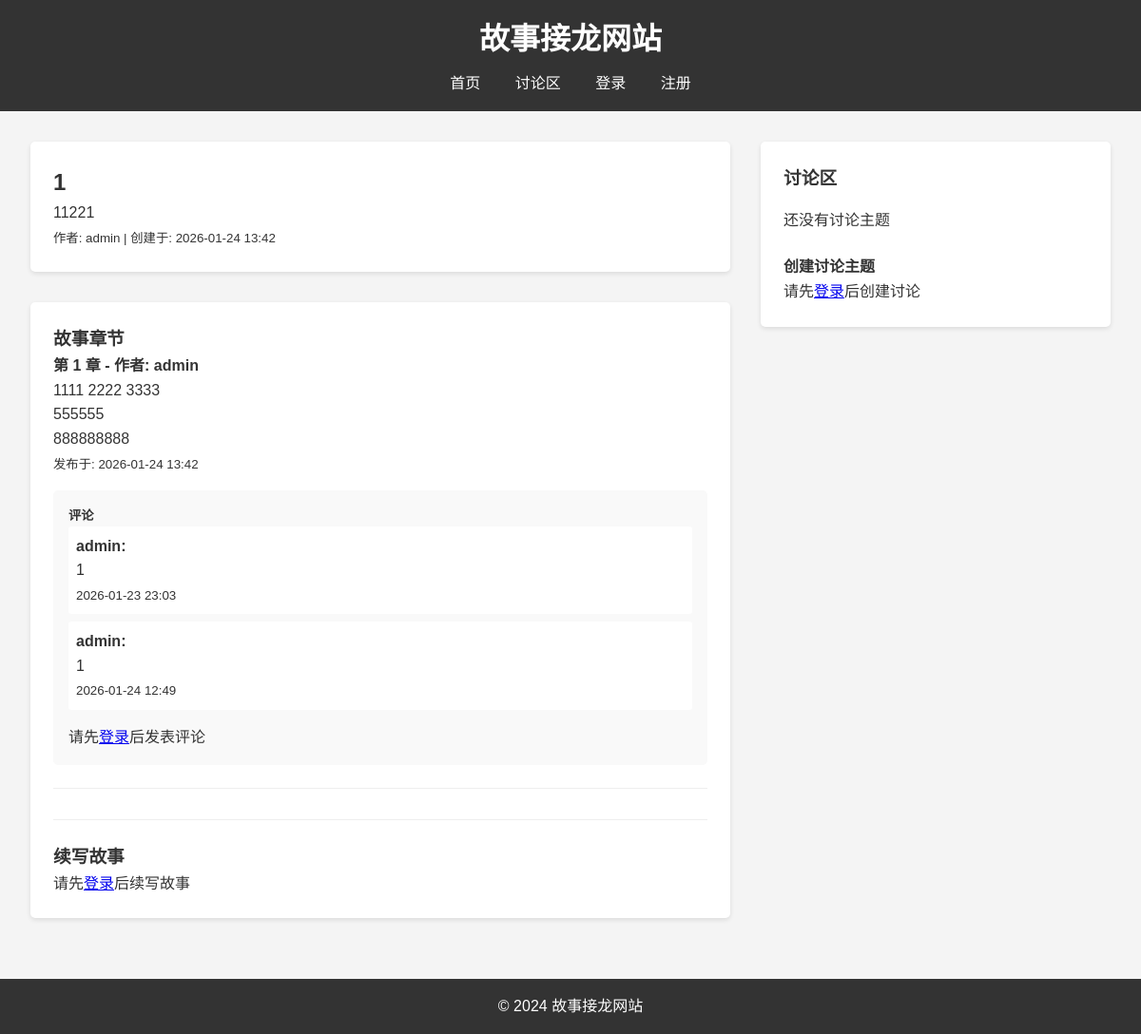
The app's page /stories/1, older data.
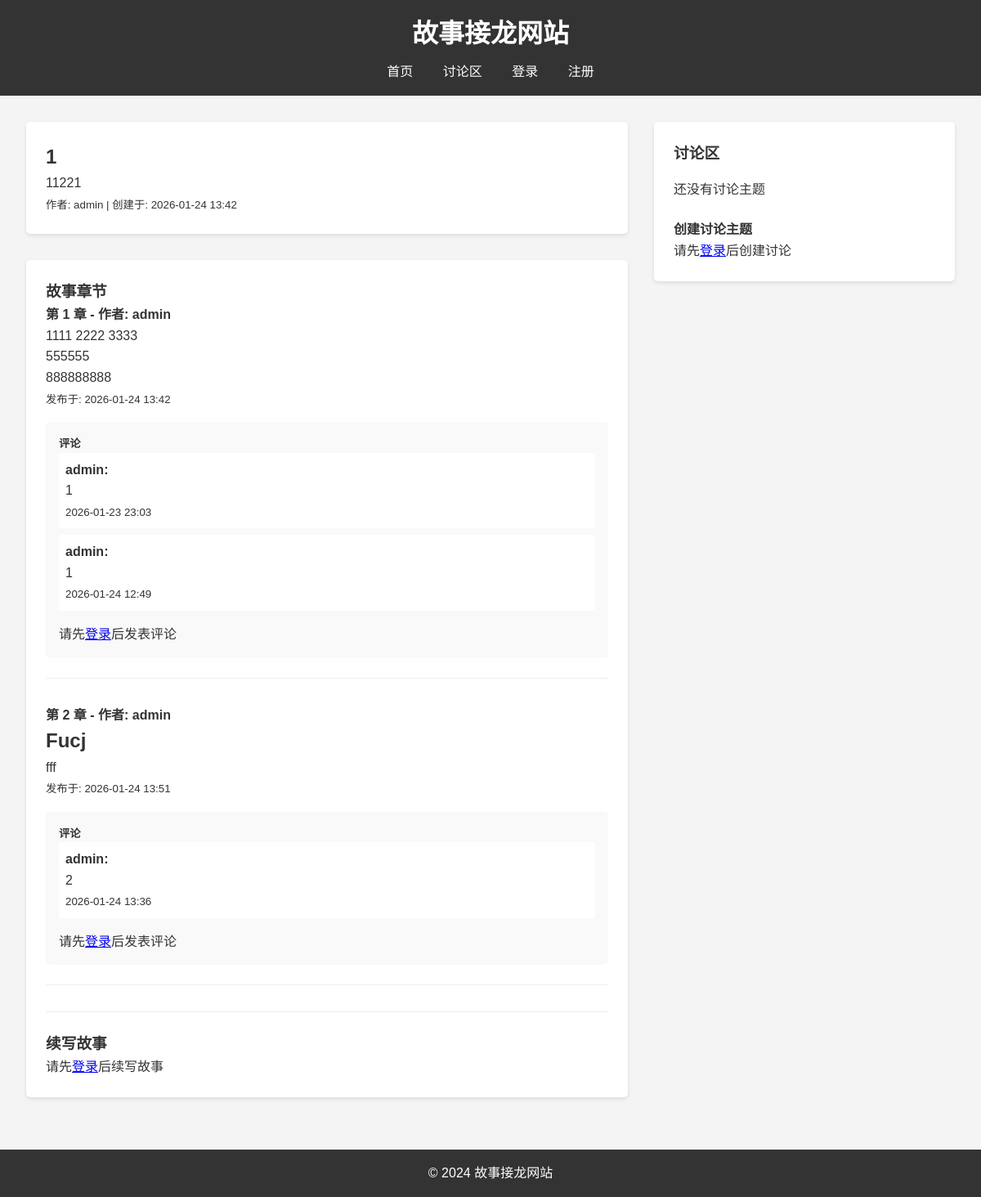
The same page, newer data.
### database.py (models this page shows)
class StoryDB(Base):
    __tablename__ = "stories"
    id = Column(Integer, primary_key=True, index=True)
    title = Column(String(200), nullable=False)
    content = Column(Text, nullable=False)
    author_id = Column(Integer, ForeignKey("users.id"), nullable=False)
    created_at = Column(DateTime, default=datetime.now)
    updated_at = Column(DateTime, default=datetime.now)
    author = relationship("UserDB", back_populates="stories")
    chapters = relationship("StoryChapterDB", back_populates="story")

class UserDB(Base):
    __tablename__ = "users"
    id = Column(Integer, primary_key=True, index=True)
    username = Column(String(50), unique=True, index=True, nullable=False)
    email = Column(String(100), unique=True, index=True, nullable=False)
    password_hash = Column(String(255), nullable=False)
    role = Column(String(20), default="user")
    registered_at = Column(DateTime, default=datetime.now)
    active_count = Column(Integer, default=0)
    points = Column(Integer, default=0)
    credit = Column(Float, default=100.0)
    stories = relationship("StoryDB", back_populates="author")
    chapters = relationship("StoryChapterDB", back_populates="author")
    chapter_comments = relationship("ChapterCommentDB", back_populates="author")
    discussions = relationship("DiscussionDB", back_populates="author")
    discussion_comments = relationship("DiscussionCommentDB", back_populates="author")

class StoryChapterDB(Base):
    __tablename__ = "story_chapters"
    id = Column(Integer, primary_key=True, index=True)
    story_id = Column(Integer, ForeignKey("stories.id"), nullable=False)
    content = Column(Text, nullable=False)
    author_id = Column(Integer, ForeignKey("users.id"), nullable=False)
    author_name = Column(String(50), nullable=False)
    created_at = Column(DateTime, default=datetime.now)
    story = relationship("StoryDB", back_populates="chapters")
    author = relationship("UserDB", back_populates="chapters")
    comments = relationship("ChapterCommentDB", back_populates="chapter")

class ChapterCommentDB(Base):
    __tablename__ = "chapter_comments"
    id = Column(Integer, primary_key=True, index=True)
    chapter_id = Column(Integer, ForeignKey("story_chapters.id"), nullable=False)
    content = Column(Text, nullable=False)
    author_id = Column(Integer, ForeignKey("users.id"), nullable=False)
    author_name = Column(String(50), nullable=False)
    created_at = Column(DateTime, default=datetime.now)
    chapter = relationship("StoryChapterDB", back_populates="comments")
    author = relationship("UserDB", back_populates="chapter_comments")

### routers/stories.py (the view)
@router.get("/stories/{story_id}", response_class=HTMLResponse)
async def read_story(request: Request, story_id: int, db: Session = Depends(get_db)):
    story = get_story_by_id(db, story_id)
    if not story:
        return RedirectResponse(url="/")
    from crud import get_user_by_id
    story_author = get_user_by_id(db, story.author_id)
    story_author_name = story_author.username if story_author else "未知作者"
    story.content_html = markdown.markdown(story.content)
    chapters = get_chapters_by_story(db, story_id)
    chapter_comments = {}
    for chapter in chapters:
        chapter.content_html = markdown.markdown(chapter.content)
        comments = get_comments_by_chapter(db, chapter.id)
        for comment in comments:
            comment.content_html = markdown.markdown(comment.content)
        chapter_comments[chapter.id] = comments
    from crud import get_all_discussions
    discussions = get_all_discussions(db)
    current_user = await get_current_user(request, db)
    return templates.TemplateResponse(
        "story_detail.html",
        {
            "request": request,
            "story": story,
            "story_author_name": story_author_name,
            "chapters": chapters,
            "chapter_comments": chapter_comments,
            "discussions": discussions,
            "current_user": current_user
        }
    )

### templates/story_detail.html (shortened to what this page needs)
{% extends "base.html" %}
{% block content %}
    <div class="story-detail-container">
        <div class="story-main">
            <section class="story-info">
                <h2>{{ story.title }}</h2>
                <div class="story-content">
                    {{ story.content_html|safe }}
                    <small>作者: {{ story_author_name }} | 创建于: {{ story.created_at.strftime('%Y-%m-%d %H:%M') }}</small>
                </div>
            </section>
            <section class="chapters">
                <h3>故事章节</h3>
                {% if chapters %}
                    {% for chapter in chapters %}
                        <div class="chapter" id="chapter-{{ chapter.id }}">
                            <h4>第 {{ loop.index }} 章 - 作者: {{ chapter.author_name }}</h4>
                            {{ chapter.content_html|safe }}
                            <small>发布于: {{ chapter.created_at.strftime('%Y-%m-%d %H:%M') }}</small>
                            <div class="chapter-comments">
                                <h5>评论</h5>
                                {% if chapter_comments.get(chapter.id) %}
                                    <ul>
                                        {% for comment in chapter_comments[chapter.id] %}
                                            <li>
                                                <strong>{{ comment.author_name }}:</strong> {{ comment.content_html|safe }}
                                                <small>{{ comment.created_at.strftime('%Y-%m-%d %H:%M') }}</small>
                                            </li>
                                        {% endfor %}
                                    </ul>
                                {% else %}
                                    <p>暂无评论</p>
                                {% endif %}
                                {% if current_user %}
                                    <form action="/stories/{{ story.id }}/chapters/{{ chapter.id }}/comment" method="post">
                                        <div>
                                            <label for="comment-content-{{ chapter.id }}">评论内容:</label>
                                            <textarea id="comment-content-{{ chapter.id }}" name="content" rows="2" required></textarea>
                                        </div>
                                        <button type="submit">发表评论</button>
                                    </form>
                                {% else %}
                                    <p class="login-prompt">请先<a href="/login">登录</a>后发表评论</p>
                                {% endif %}
                            </div>
                        </div>
                    {% endfor %}
                {% else %}
                    <p>还没有章节，快来续写故事吧！</p>
                {% endif %}
                <div class="add-chapter">
                    <h3>续写故事</h3>
                    {% if current_user %}
                        <form action="/stories/{{ story.id }}/chapters" method="post">
                            <div>
                                <label for="chapter-content">章节内容:</label>
                                <textarea id="chapter-content" name="content" rows="5" required></textarea>
                            </div>
                            <button type="submit">发表章节</button>
                        </form>
                    {% else %}
                        <p class="login-prompt">请先<a href="/login">登录</a>后续写故事</p>
                    {% endif %}
                </div>
            </section>
        </div>
        <aside class="discussion-sidebar">
            <section class="discussion-section">
                <h3>讨论区</h3>
                {% if discussions %}
                    <ul>
                        {% for discussion in discussions %}
                            <li>
                                <h4>{{ discussion.title }}</h4>
                                <p>{{ discussion.content[:100] }}...</p>
                                <small>作者: {{ discussion.author_name }} | {{ discussion.created_at.strftime('%Y-%m-%d %H:%M') }}</small>
                            </li>
                        {% endfor %}
                    </ul>
                {% else %}
                    <p>还没有讨论主题</p>
                {% endif %}
                <div class="add-discussion">
                    <h4>创建讨论主题</h4>
                    {% if current_user %}
                        <form action="/create-discussion" method="post">
                            <div>
                                <label for="discussion-title">标题:</label>
                                <input type="text" id="discussion-title" name="title" required>
                            </div>
                            <div>
                                <label for="discussion-content">内容:</label>
                                <textarea id="discussion-content" name="content" rows="3" required></textarea>
                            </div>
                            <button type="submit">创建讨论</button>
                        </form>
                    {% else %}
                        <p class="login-prompt">请先<a href="/login">登录</a>后创建讨论</p>
                    {% endif %}
                </div>
            </section>
        </aside>
    </div>
{% endblock %}

### templates/base.html (shortened to what this page needs)
<!DOCTYPE html>
<html lang="zh-CN">
<head>
    <link rel="stylesheet" href="{{ url_for('static', path='/css/styles.css') }}">
</head>
<body>
    <header>
        <h1>故事接龙网站</h1>
        <nav>
            <a href="/">首页</a>
            <a href="/discussions">讨论区</a>
            {% if current_user %}
                <span class="user-info">
                    欢迎, {{ current_user.username }}!
                    (积分: {{ current_user.points }} | 信用: {{ "%.1f"|format(current_user.credit) }})
                </span>
                <a href="/logout">登出</a>
            {% else %}
                <a href="/login">登录</a>
                <a href="/register">注册</a>
            {% endif %}
        </nav>
    </header>
    <main>
        {% block content %}{% endblock %}
    </main>
    <footer>
        <p>&copy; 2024 故事接龙网站</p>
    </footer>
</body>
</html>

### static/css/styles.css (style rules this page uses)
* { margin: 0; padding: 0; box-sizing: border-box; }
body { font-family: Arial, sans-serif; line-height: 1.6; color: #333; background-color: #f4f4f4; }
header { background-color: #333; color: #fff; padding: 1rem; text-align: center; }
header h1 { margin-bottom: 0.5rem; }
nav a { color: #fff; text-decoration: none; margin: 0 1rem; }
main { max-width: 1200px; margin: 0 auto; padding: 2rem; }
.story-detail-container { display: grid; grid-template-columns: 2fr 1fr; gap: 2rem; }
.story-info { background-color: #fff; padding: 1.5rem; border-radius: 5px; box-shadow: 0 2px 5px rgba(0, 0, 0, 0.1); margin-bottom: 2rem; }
.chapters { background-color: #fff; padding: 1.5rem; border-radius: 5px; box-shadow: 0 2px 5px rgba(0, 0, 0, 0.1); }
.chapter { margin-bottom: 2rem; padding-bottom: 1.5rem; border-bottom: 1px solid #eee; }
.chapter-comments { margin-top: 1rem; padding: 1rem; background-color: #f9f9f9; border-radius: 5px; }
.chapter-comments ul { list-style: none; margin-bottom: 1rem; }
.chapter-comments li { margin-bottom: 0.5rem; padding: 0.5rem; background-color: #fff; border-radius: 3px; }
.add-chapter { margin-top: 2rem; padding-top: 1.5rem; border-top: 1px solid #eee; }
.discussion-sidebar { background-color: #fff; padding: 1.5rem; border-radius: 5px; box-shadow: 0 2px 5px rgba(0, 0, 0, 0.1); height: fit-content; }
.discussion-section h3 { margin-bottom: 1rem; }
.add-discussion { margin-top: 1.5rem; }
footer { background-color: #333; color: #fff; text-align: center; padding: 1rem; margin-top: 2rem; }

Row changes from the older to the newer data that the page shows:
added StoryChapterDB: author_name "admin", content_html "Fucj fff", created_at "2026-01-24 13:51"
now on this page (row unchanged): ChapterCommentDB: author_name "admin", content_html "2", created_at "2026-01-24 13:36"
